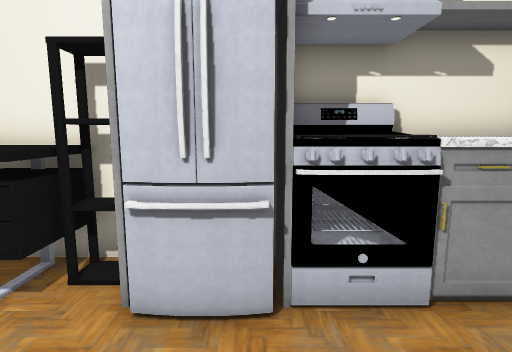
view 1 (above)

16 first-person views from a walk through a Unity game level. The camera is 1.4 m above the floor, tilts 8° down and sees 80° across. The floor is counted in squares, 0.5 m on a side. Each view is taken from the middle of a square. On the plan, view 1 faces up. The plan holds only what a view shows up to about 20 squares ahead; the rest is blank. The player is left out. Door leaves are left out, so doorways stand open. Some surface patterns are stand-ins.

view 2
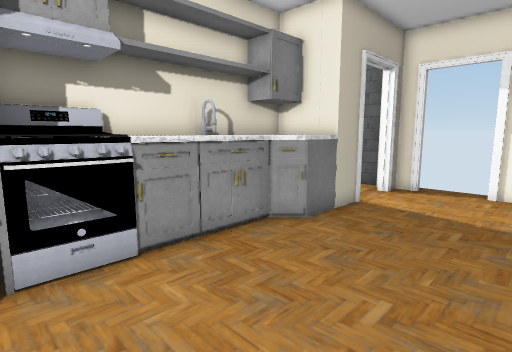

view 3
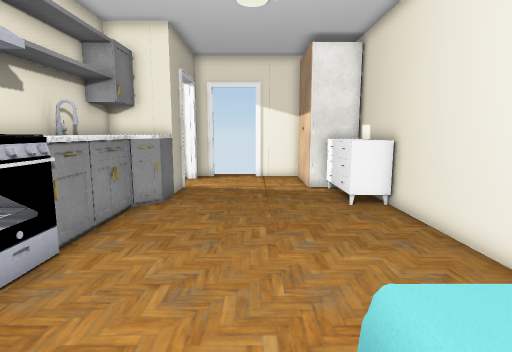

view 4
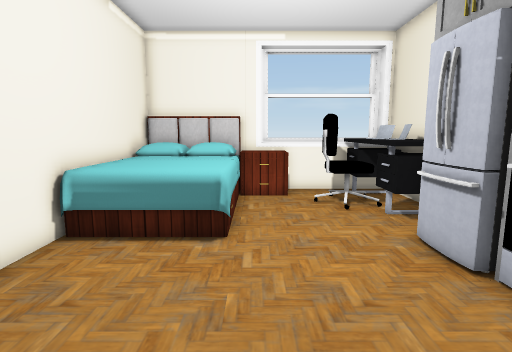

view 5
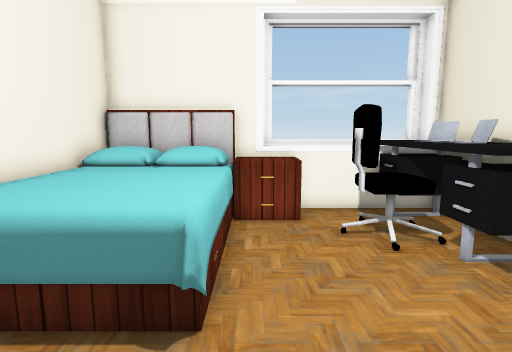

view 6
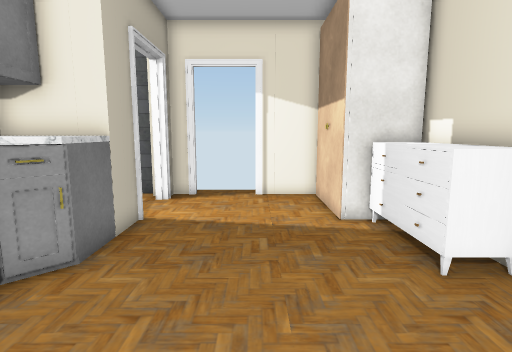

view 7
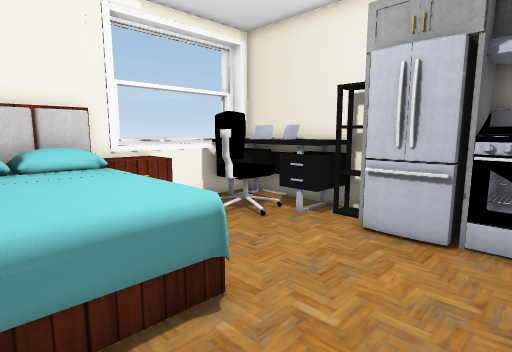

view 8
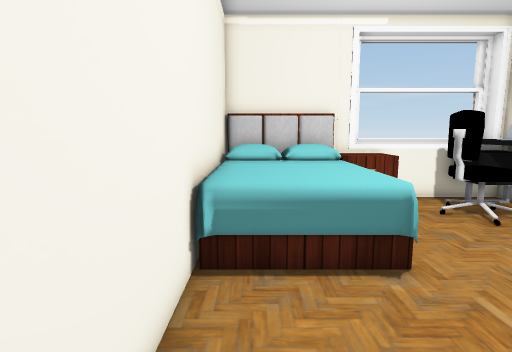

view 9
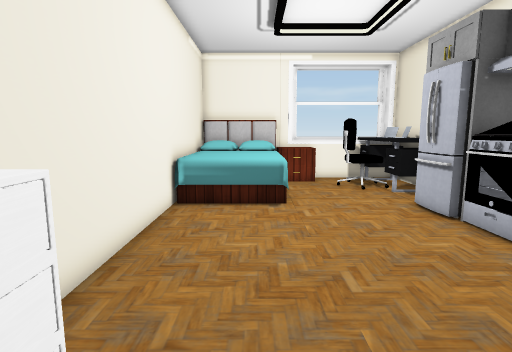

view 10
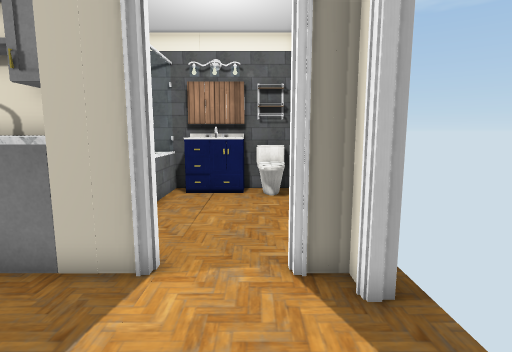

view 11
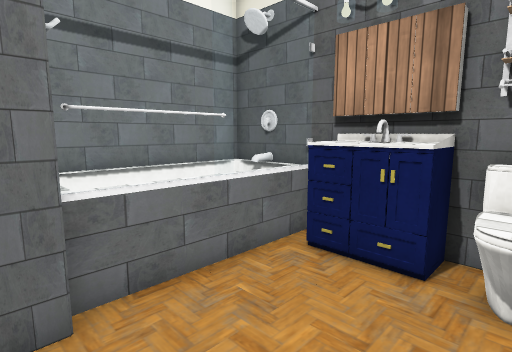

view 12
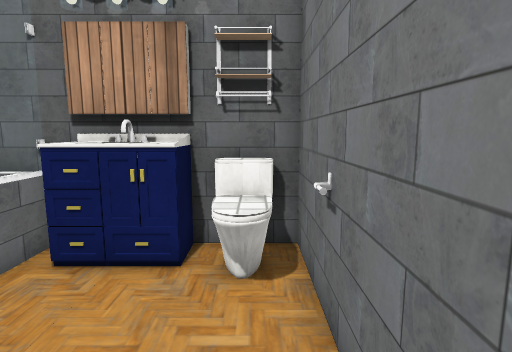

view 13
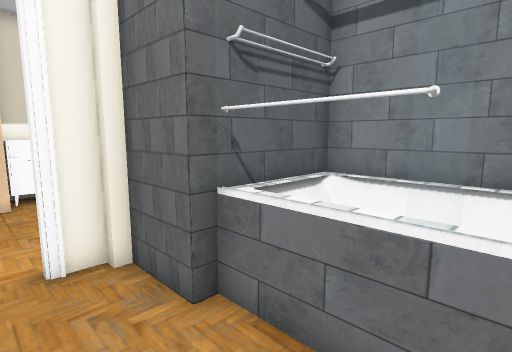

view 14
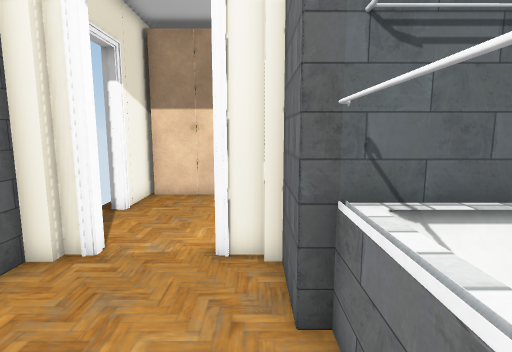

view 15
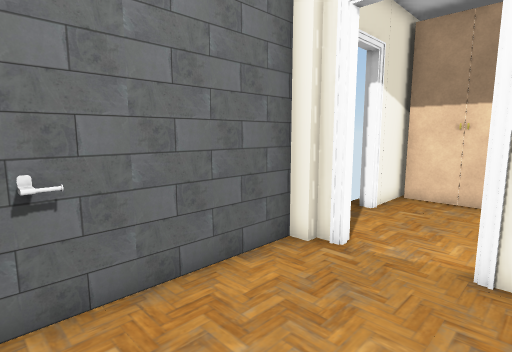

view 16
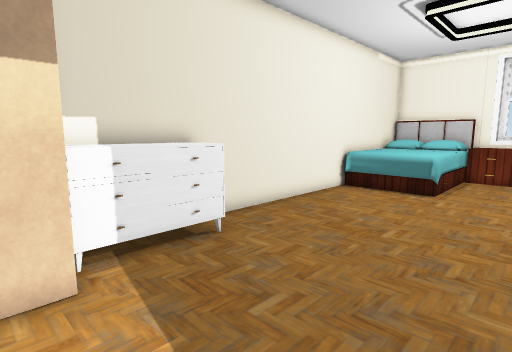

### Floor plan
Key: @ floor where view 1 was taken; # wall or solid block; . floor; D open door; = window, fence, low wall or low ledge; ^ raised ledge; C cabinet; S stove; F fridge; B bathtub; E bed; R dresser; L closet; A laptop; H chair; T toilet; O other object.
Columns run from 10 left of view 1 to 16 right of it. Each row starts with its distance up from view 1.
 14                 ###########
 13                 #BOB#CCCTT#
 12                 #B B#OOOTT#
 11                 #B B=...TT#
 10                 #B B=.....#
  9                 #B B=.....#
  8                 #BBB=.....#
  7  #######  #  #####BB# ....#
  6 #^^AA^^#  CCSS^^^   # ....#
  5 #^^AAA^#CFCCSS^^^^^ #O....#
  4 ##^HHH^.FFFSS ....^^O#DDD##
  3 ##.HH.....................#
  2 ##........................D
  1 #OO.......................D
  0 #OO.......@...............D
 -1  EOEEEEEE.................#
 -2  EEEEEEEE.................#
 -3  EEEEEEEE............ #####
 -4  EEEEEEEE.........RRRRL   #
 -5  EEEEEEEE#########RRRR#

Where each view was taken, in squares from view 1:
view 1: 0 up, 0 right, facing up
view 2: 2 down, 0 right, facing up-right
view 3: 0 up, 4 left, facing right
view 4: 0 up, 6 right, facing left
view 5: 0 up, 2 right, facing left
view 6: 0 up, 2 right, facing right
view 7: 4 down, 2 right, facing up-left
view 8: 4 down, 4 right, facing left
view 9: 2 down, 10 right, facing left
view 10: 2 down, 14 right, facing up
view 11: 6 up, 15 right, facing up-left
view 12: 6 up, 15 right, facing up
view 13: 11 up, 13 right, facing down-left
view 14: 11 up, 11 right, facing down
view 15: 11 up, 11 right, facing down-right
view 16: 3 up, 13 right, facing down-left
